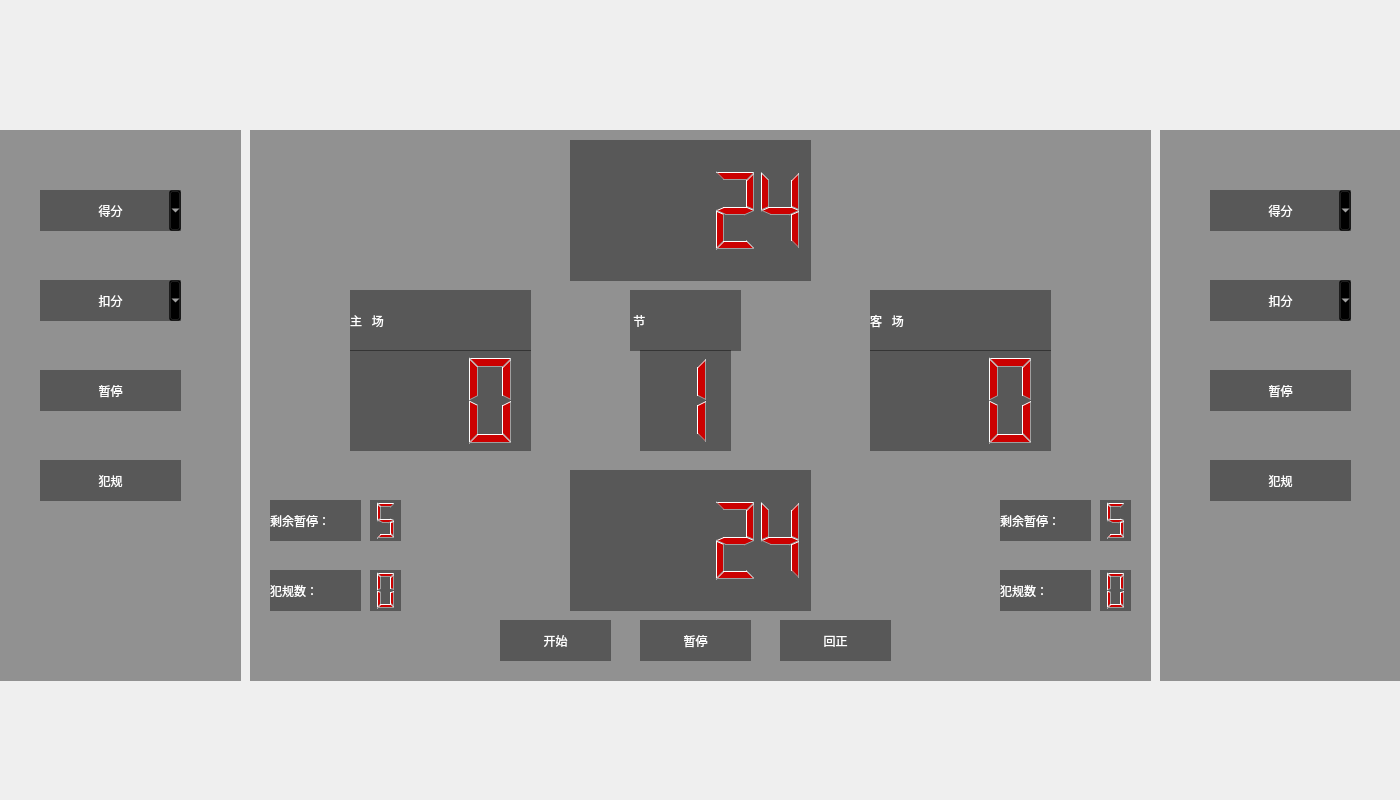
<?xml version="1.0" encoding="UTF-8"?>
<ui version="4.0">
 <class>train2</class>
 <widget class="QWidget" name="train2">
  <property name="geometry">
   <rect>
    <x>0</x>
    <y>0</y>
    <width>1400</width>
    <height>800</height>
   </rect>
  </property>
  <property name="windowTitle">
   <string>train2</string>
  </property>
  <widget class="QWidget" name="widget" native="true">
   <property name="geometry">
    <rect>
     <x>250</x>
     <y>130</y>
     <width>901</width>
     <height>551</height>
    </rect>
   </property>
   <property name="styleSheet">
    <string notr="true">background-color:rgba(0,0,0,100);
border-width:4px;
border-radius:0px;
border-color:rbga(255,255,255,30);
color:rgb(204,0,0);</string>
   </property>
   <widget class="QLCDNumber" name="time_LCD">
    <property name="geometry">
     <rect>
      <x>320</x>
      <y>10</y>
      <width>241</width>
      <height>141</height>
     </rect>
    </property>
    <property name="styleSheet">
     <string notr="true">background-color:rgba(0,0,0,100);
border-width:4px;
border-radius:0px;
border-color:rbga(255,255,255,30);
color:rgb(204,0,0);</string>
    </property>
    <property name="smallDecimalPoint">
     <bool>false</bool>
    </property>
    <property name="digitCount">
     <number>5</number>
    </property>
    <property name="segmentStyle">
     <enum>QLCDNumber::Filled</enum>
    </property>
    <property name="intValue" stdset="0">
     <number>24</number>
    </property>
   </widget>
   <widget class="QLCDNumber" name="home_LCDNumber">
    <property name="geometry">
     <rect>
      <x>100</x>
      <y>220</y>
      <width>181</width>
      <height>101</height>
     </rect>
    </property>
    <property name="styleSheet">
     <string notr="true">background-color:rgba(0,0,0,100);
border-width:4px;
border-radius:0px;
border-color:rbga(255,255,255,30);
color:rgb(204,0,0);</string>
    </property>
    <property name="digitCount">
     <number>3</number>
    </property>
   </widget>
   <widget class="QLCDNumber" name="guest_LCDNumber">
    <property name="geometry">
     <rect>
      <x>620</x>
      <y>220</y>
      <width>181</width>
      <height>101</height>
     </rect>
    </property>
    <property name="styleSheet">
     <string notr="true">background-color:rgba(0,0,0,100);
border-width:4px;
border-radius:0px;
border-color:rbga(255,255,255,30);
color:rgb(204,0,0);</string>
    </property>
    <property name="digitCount">
     <number>3</number>
    </property>
   </widget>
   <widget class="QLabel" name="GUEST">
    <property name="geometry">
     <rect>
      <x>620</x>
      <y>160</y>
      <width>181</width>
      <height>61</height>
     </rect>
    </property>
    <property name="layoutDirection">
     <enum>Qt::LeftToRight</enum>
    </property>
    <property name="styleSheet">
     <string notr="true">font: 75 36pt &quot;Tibetan Machine Uni&quot;;
color:rgb(255, 255, 255)</string>
    </property>
    <property name="text">
     <string>客   场</string>
    </property>
    <property name="textFormat">
     <enum>Qt::AutoText</enum>
    </property>
   </widget>
   <widget class="QLabel" name="HOME">
    <property name="geometry">
     <rect>
      <x>100</x>
      <y>160</y>
      <width>181</width>
      <height>61</height>
     </rect>
    </property>
    <property name="layoutDirection">
     <enum>Qt::LeftToRight</enum>
    </property>
    <property name="autoFillBackground">
     <bool>false</bool>
    </property>
    <property name="styleSheet">
     <string notr="true">font: 75 36pt &quot;Tibetan Machine Uni&quot;;
color:rgb(255, 255, 255)</string>
    </property>
    <property name="text">
     <string>主   场</string>
    </property>
    <property name="textFormat">
     <enum>Qt::AutoText</enum>
    </property>
   </widget>
   <widget class="QPushButton" name="start_button">
    <property name="geometry">
     <rect>
      <x>250</x>
      <y>490</y>
      <width>111</width>
      <height>41</height>
     </rect>
    </property>
    <property name="styleSheet">
     <string notr="true">color:rgb(255, 255, 255)</string>
    </property>
    <property name="text">
     <string>开始</string>
    </property>
   </widget>
   <widget class="QPushButton" name="stop_button">
    <property name="geometry">
     <rect>
      <x>390</x>
      <y>490</y>
      <width>111</width>
      <height>41</height>
     </rect>
    </property>
    <property name="styleSheet">
     <string notr="true">color:rgb(255, 255, 255)</string>
    </property>
    <property name="text">
     <string>暂停</string>
    </property>
   </widget>
   <widget class="QLabel" name="QTR">
    <property name="geometry">
     <rect>
      <x>380</x>
      <y>160</y>
      <width>111</width>
      <height>61</height>
     </rect>
    </property>
    <property name="layoutDirection">
     <enum>Qt::LeftToRight</enum>
    </property>
    <property name="styleSheet">
     <string notr="true">font: 75 36pt &quot;Tibetan Machine Uni&quot;;
color:rgb(255, 255, 255)</string>
    </property>
    <property name="text">
     <string> 节</string>
    </property>
    <property name="textFormat">
     <enum>Qt::AutoText</enum>
    </property>
   </widget>
   <widget class="QLCDNumber" name="qtr_LCDNumber">
    <property name="geometry">
     <rect>
      <x>390</x>
      <y>220</y>
      <width>91</width>
      <height>101</height>
     </rect>
    </property>
    <property name="styleSheet">
     <string notr="true">background-color:rgba(0,0,0,100);
border-width:4px;
border-radius:0px;
border-color:rbga(255,255,255,30);
color:rgb(204,0,0);</string>
    </property>
    <property name="digitCount">
     <number>1</number>
    </property>
    <property name="intValue" stdset="0">
     <number>1</number>
    </property>
   </widget>
   <widget class="QPushButton" name="return_button">
    <property name="geometry">
     <rect>
      <x>530</x>
      <y>490</y>
      <width>111</width>
      <height>41</height>
     </rect>
    </property>
    <property name="styleSheet">
     <string notr="true">color:rgb(255, 255, 255)</string>
    </property>
    <property name="text">
     <string>回正</string>
    </property>
   </widget>
   <widget class="QLCDNumber" name="qtr_time_lcd">
    <property name="geometry">
     <rect>
      <x>320</x>
      <y>340</y>
      <width>241</width>
      <height>141</height>
     </rect>
    </property>
    <property name="styleSheet">
     <string notr="true">background-color:rgba(0,0,0,100);
border-width:4px;
border-radius:0px;
border-color:rbga(255,255,255,30);
color:rgb(204,0,0);</string>
    </property>
    <property name="smallDecimalPoint">
     <bool>false</bool>
    </property>
    <property name="digitCount">
     <number>5</number>
    </property>
    <property name="segmentStyle">
     <enum>QLCDNumber::Filled</enum>
    </property>
    <property name="intValue" stdset="0">
     <number>24</number>
    </property>
   </widget>
   <widget class="QLabel" name="home_stop_label">
    <property name="geometry">
     <rect>
      <x>20</x>
      <y>370</y>
      <width>91</width>
      <height>41</height>
     </rect>
    </property>
    <property name="styleSheet">
     <string notr="true">color:rgb(255, 255, 255)</string>
    </property>
    <property name="text">
     <string>剩余暂停：</string>
    </property>
   </widget>
   <widget class="QLCDNumber" name="home_stop_num_lcd">
    <property name="geometry">
     <rect>
      <x>120</x>
      <y>370</y>
      <width>31</width>
      <height>41</height>
     </rect>
    </property>
    <property name="digitCount">
     <number>1</number>
    </property>
    <property name="value" stdset="0">
     <double>5.000000000000000</double>
    </property>
   </widget>
   <widget class="QLabel" name="guest_stop_label">
    <property name="geometry">
     <rect>
      <x>750</x>
      <y>370</y>
      <width>91</width>
      <height>41</height>
     </rect>
    </property>
    <property name="styleSheet">
     <string notr="true">color:rgb(255, 255, 255)</string>
    </property>
    <property name="text">
     <string>剩余暂停：</string>
    </property>
   </widget>
   <widget class="QLCDNumber" name="guest_stop_num_lcd">
    <property name="geometry">
     <rect>
      <x>850</x>
      <y>370</y>
      <width>31</width>
      <height>41</height>
     </rect>
    </property>
    <property name="digitCount">
     <number>1</number>
    </property>
    <property name="value" stdset="0">
     <double>5.000000000000000</double>
    </property>
   </widget>
   <widget class="QLabel" name="home_foul_label">
    <property name="geometry">
     <rect>
      <x>20</x>
      <y>440</y>
      <width>91</width>
      <height>41</height>
     </rect>
    </property>
    <property name="styleSheet">
     <string notr="true">color:rgb(255, 255, 255)</string>
    </property>
    <property name="text">
     <string>犯规数：</string>
    </property>
   </widget>
   <widget class="QLCDNumber" name="home_foul_num_lcd">
    <property name="geometry">
     <rect>
      <x>120</x>
      <y>440</y>
      <width>31</width>
      <height>41</height>
     </rect>
    </property>
    <property name="digitCount">
     <number>1</number>
    </property>
    <property name="value" stdset="0">
     <double>0.000000000000000</double>
    </property>
    <property name="intValue" stdset="0">
     <number>0</number>
    </property>
   </widget>
   <widget class="QLCDNumber" name="guest_foul_num_lcd">
    <property name="geometry">
     <rect>
      <x>850</x>
      <y>440</y>
      <width>31</width>
      <height>41</height>
     </rect>
    </property>
    <property name="digitCount">
     <number>1</number>
    </property>
    <property name="value" stdset="0">
     <double>0.000000000000000</double>
    </property>
    <property name="intValue" stdset="0">
     <number>0</number>
    </property>
   </widget>
   <widget class="QLabel" name="guest_foul_label">
    <property name="geometry">
     <rect>
      <x>750</x>
      <y>440</y>
      <width>91</width>
      <height>41</height>
     </rect>
    </property>
    <property name="styleSheet">
     <string notr="true">color:rgb(255, 255, 255)</string>
    </property>
    <property name="text">
     <string>犯规数：</string>
    </property>
   </widget>
  </widget>
  <widget class="QWidget" name="widget_2" native="true">
   <property name="geometry">
    <rect>
     <x>0</x>
     <y>130</y>
     <width>241</width>
     <height>551</height>
    </rect>
   </property>
   <property name="styleSheet">
    <string notr="true">background-color:rgba(0,0,0,100);
border-width:4px;
border-radius:0px;
border-color:rbga(255,255,255,30);
color:rgb(204,0,0);</string>
   </property>
   <widget class="QPushButton" name="home_stop_button">
    <property name="geometry">
     <rect>
      <x>40</x>
      <y>240</y>
      <width>141</width>
      <height>41</height>
     </rect>
    </property>
    <property name="styleSheet">
     <string notr="true">color:rgb(255, 255, 255)</string>
    </property>
    <property name="text">
     <string>暂停</string>
    </property>
   </widget>
   <widget class="QToolButton" name="home_add_toolButton">
    <property name="geometry">
     <rect>
      <x>40</x>
      <y>60</y>
      <width>141</width>
      <height>41</height>
     </rect>
    </property>
    <property name="styleSheet">
     <string notr="true">color:rgb(255, 255, 255)</string>
    </property>
    <property name="text">
     <string>得分</string>
    </property>
    <property name="popupMode">
     <enum>QToolButton::MenuButtonPopup</enum>
    </property>
    <property name="autoRaise">
     <bool>true</bool>
    </property>
   </widget>
   <widget class="QToolButton" name="home_dec_toolButton">
    <property name="geometry">
     <rect>
      <x>40</x>
      <y>150</y>
      <width>141</width>
      <height>41</height>
     </rect>
    </property>
    <property name="styleSheet">
     <string notr="true">color:rgb(255, 255, 255)</string>
    </property>
    <property name="text">
     <string>扣分</string>
    </property>
    <property name="popupMode">
     <enum>QToolButton::MenuButtonPopup</enum>
    </property>
    <property name="toolButtonStyle">
     <enum>Qt::ToolButtonTextOnly</enum>
    </property>
    <property name="autoRaise">
     <bool>true</bool>
    </property>
   </widget>
   <widget class="QPushButton" name="home_foul_button">
    <property name="geometry">
     <rect>
      <x>40</x>
      <y>330</y>
      <width>141</width>
      <height>41</height>
     </rect>
    </property>
    <property name="styleSheet">
     <string notr="true">color:rgb(255, 255, 255)</string>
    </property>
    <property name="text">
     <string>犯规</string>
    </property>
   </widget>
  </widget>
  <widget class="QWidget" name="widget_3" native="true">
   <property name="geometry">
    <rect>
     <x>1160</x>
     <y>130</y>
     <width>241</width>
     <height>551</height>
    </rect>
   </property>
   <property name="styleSheet">
    <string notr="true">background-color:rgba(0,0,0,100);
border-width:4px;
border-radius:0px;
border-color:rbga(255,255,255,30);
color:rgb(204,0,0);</string>
   </property>
   <widget class="QPushButton" name="guest_stop_button">
    <property name="geometry">
     <rect>
      <x>50</x>
      <y>240</y>
      <width>141</width>
      <height>41</height>
     </rect>
    </property>
    <property name="styleSheet">
     <string notr="true">color:rgb(255, 255, 255)</string>
    </property>
    <property name="text">
     <string>暂停</string>
    </property>
   </widget>
   <widget class="QToolButton" name="guest_add_toolButton">
    <property name="geometry">
     <rect>
      <x>50</x>
      <y>60</y>
      <width>141</width>
      <height>41</height>
     </rect>
    </property>
    <property name="styleSheet">
     <string notr="true">color:rgb(255, 255, 255)</string>
    </property>
    <property name="text">
     <string>得分</string>
    </property>
    <property name="popupMode">
     <enum>QToolButton::MenuButtonPopup</enum>
    </property>
    <property name="autoRaise">
     <bool>true</bool>
    </property>
   </widget>
   <widget class="QToolButton" name="guest_dec_toolButton">
    <property name="geometry">
     <rect>
      <x>50</x>
      <y>150</y>
      <width>141</width>
      <height>41</height>
     </rect>
    </property>
    <property name="styleSheet">
     <string notr="true">color:rgb(255, 255, 255)</string>
    </property>
    <property name="text">
     <string>扣分</string>
    </property>
    <property name="popupMode">
     <enum>QToolButton::MenuButtonPopup</enum>
    </property>
    <property name="autoRaise">
     <bool>true</bool>
    </property>
   </widget>
   <widget class="QPushButton" name="guest_foul_button">
    <property name="geometry">
     <rect>
      <x>50</x>
      <y>330</y>
      <width>141</width>
      <height>41</height>
     </rect>
    </property>
    <property name="styleSheet">
     <string notr="true">color:rgb(255, 255, 255)</string>
    </property>
    <property name="text">
     <string>犯规</string>
    </property>
   </widget>
  </widget>
 </widget>
 <resources/>
 <connections/>
</ui>
